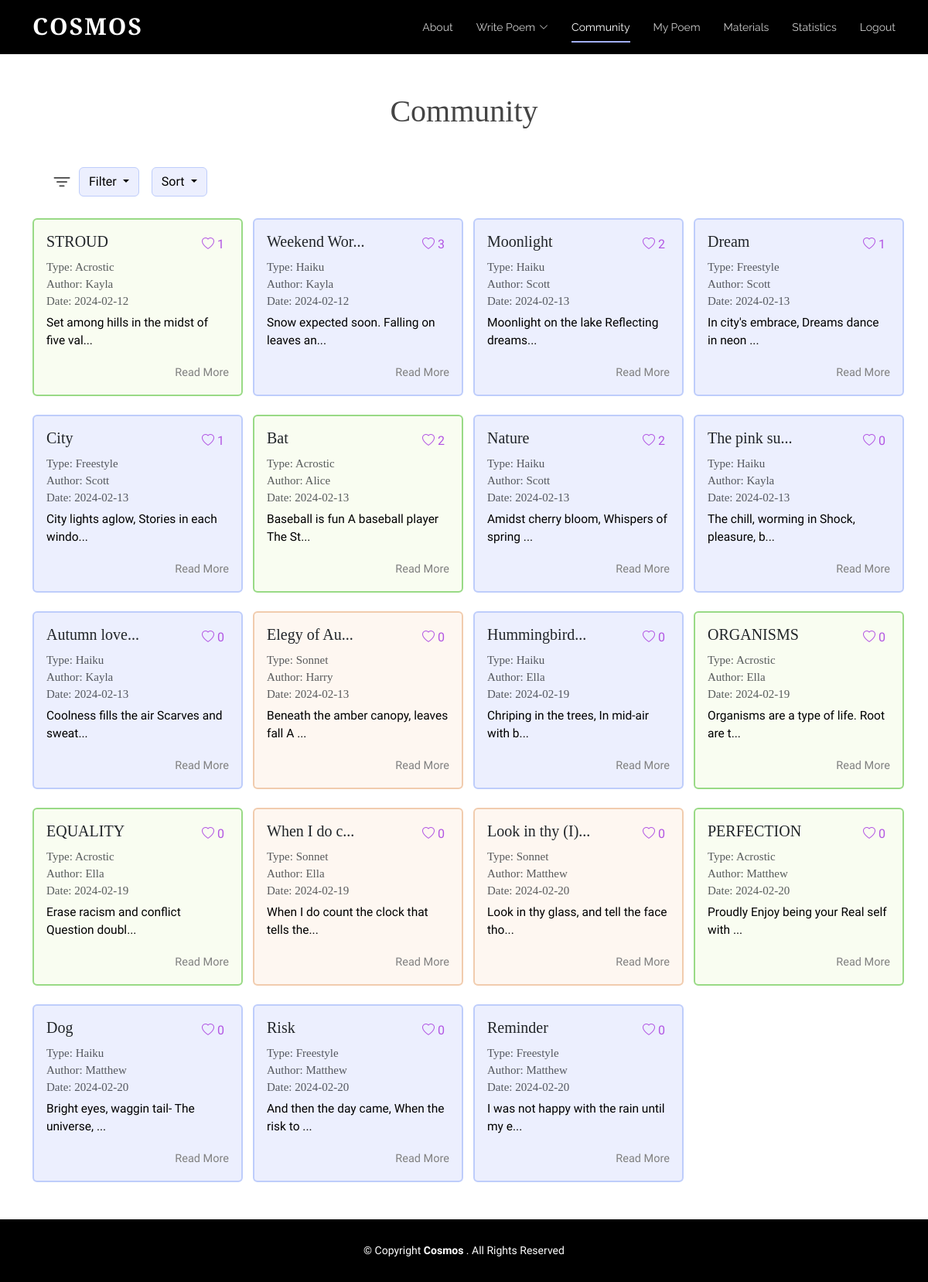
Screenshot of /board (signed in) with the database file from the repository.
### tables this page shows
CREATE TABLE "Poem" (
	"username"	TEXT,
	"content"	TEXT,
	"date"	TEXT,
	"title"	TEXT,
	"type"	TEXT
, "id"	INTEGER, "numLikes"	INTEGER, "sentiment"	INTEGER, "iamb"	INTEGER);

### app.py (the view)
@app.route("/board", methods=['GET', 'POST'])
def board():
	isLogin = False
	if request.method == "POST":
		pass
	else:
		isLogin = True
		conn = sqlite3.connect('static/database.db')
		cursor = conn.cursor()
		query = """
			SELECT P.username, P.content, P.date, P.title, P.type,P.id, P.numLikes, P.iamb,
				   COALESCE(L.liked, 0) AS liked
			FROM Poem P
			LEFT JOIN Likes L ON P.id = L.poem_id AND L.username = ?
		"""
		cursor.execute(query, (session.get("username"),))
		rows = cursor.fetchall()
		num_poems = len(rows)
		usernames = []  # ["scott", "alice"]
		contents = []  # ["poem...", "poem2..."]
		dates = []  # ["2023-12-12", "2022-10-10"]
		titles = []
		types = []
		likes = []
		ids = []
		num_likes = []
		iambs = []
		for row in rows:
			usernames.append(row[0])
			contents.append(row[1])
			dates.append(row[2])
			titles.append(row[3])
			if row[4] == "free":
				types.append("Freestyle")
			else:
				types.append(row[4].title())
			likes.append(row[8])
			num_likes.append(row[6])
			iambs.append(row[7])
			ids.append(row[5])
		print(likes)
		print(ids)
		print("AAAAA",num_poems)
		if "username" not in session:
			isLogin = False
			return redirect(url_for('login'))
		else:
			isLogin = True
		return render_template('board.html',ids=ids,iambs=iambs, usernames=usernames, contents=contents,
							   dates=dates, titles=titles, types=types, liked_status=likes,
							   num_poems=num_poems, num_likes = num_likes,isLogin=isLogin)

### templates/board.html (shortened to what this page needs)
<!DOCTYPE html>
<html lang="en">
  <head>
    <link href="../static/vendor/aos/aos.css" rel="stylesheet">
    <link href="../static/vendor/bootstrap/css/bootstrap.min.css" rel="stylesheet">
    <link href="../static/vendor/bootstrap-icons/bootstrap-icons.css" rel="stylesheet">
    <link href="../static/vendor/boxicons/css/boxicons.min.css" rel="stylesheet">
    <link href="../static/vendor/glightbox/css/glightbox.min.css" rel="stylesheet">
    <link href="../static/vendor/swiper/swiper-bundle.min.css" rel="stylesheet">
    <link href="../static/css/style.css" rel="stylesheet">
  </head>
<body class="d-flex flex-column min-vh-100">
      <header id="header" class="fixed-top d-flex align-items-center">
        <div class="container d-flex justify-content-between">
          <div class="logo">
            <h1><a href="{{url_for('index')}}">Cosmos
</a></h1>
          </div>
          <nav id="navbar" class="navbar">
        <ul>
          <li><a class="nav-link scrollto" href="{{url_for('index')}}#about">About</a></li>
          <li class="dropdown"><a href="{{url_for('bwrite')}}"><span>Write Poem</span> <i class="bi bi-chevron-down"></i></a>
          </li>
          <li><a class="nav-link scrollto active" href="{{url_for('board')}}">Community</a></li>
                      <li><a class="nav-link scrollto" href="{{url_for('mypage')}}">My Poem</a></li>
          <li><a class="nav-link scrollto" href="{{url_for('tube')}}">Materials</a></li>
          <li><a class="nav-link scrollto" href="{{url_for('statistics')}}">Statistics</a></li>
          {% if isLogin %}
            <li><a class="nav-link scrollto" href="{{url_for('logout')}}">Logout</a></li>
          {% else %}
            <li><a class="nav-link scrollto" href="{{url_for('login')}}">Login</a></li>
          {% endif %}
        </ul>
          </nav>
        </div>
      </header>
  <main class="flex-grow-1">
        <div class="container board-top">
          <h1 class="mb-5 text-center">Community</h1>
  <div class="d-flex">
      <i class="bi bi-filter ms-5 ms-md-4 me-2 bigbigicon"></i>
<div class="dropdown me-3">
  <button class="btn btn-secondary dropdown-toggle" type="button" id="filterMenuButton" data-bs-toggle="dropdown" aria-expanded="false">
    Filter
  </button>
</div>
<div class="dropdown">
  <button class="btn btn-secondary dropdown-toggle" type="button" id="sortMenuButton" data-bs-toggle="dropdown" aria-expanded="false">
    Sort
  </button>
</div>
  </div>
          <div class="row poem-container">
            {% for i in range(num_poems) %}
              {% if i < 4 %}
                <div class="col-md-6 col-lg-3 poem-item filter-{{types[i]}} mt-3 mt-md-4" data-title="{{titles[i]}}" data-date="{{dates[i][0:10]}}" data-type="{{types[i]}}"data-poem-id="{{ ids[i] }}"data-likes ="{{ num_likes[i] }}">
              {% else %}
                <div class="col-md-6 col-lg-3 poem-item filter-{{types[i]}} mt-3 mt-md-4 mt-lg-4"data-title="{{titles[i]}}"  data-date="{{ dates[i][0:10]}}" data-type="{{types[i]}}"data-poem-id="{{ ids[i] }}"data-likes ="{{ num_likes[i] }}">
              {% endif %}
                    {% if types[i] == "Acrostic" %}
              <div class="card poem-card mx-auto poem-card-h" style="width: 18rem;">
                  {% elif types[i] == "Free" %}
                                <div class="card poem-card mx-auto poem-card-f" style="width: 18rem;">
                  {% elif types[i] == "Sonnet" %}
                                <div class="card poem-card mx-auto poem-card-s" style="width: 18rem;">
                    {% else %}
                                <div class="card poem-card mx-auto" style="width: 18rem;">
                  {% endif %}
                <div class="card-body">
                          <div class="d-flex justify-content-between align-items-center mb-2">
                                    {% if titles[i]|length < 11 %}
                                        {% if iambs[i] == 1 %}
                                  <h5 class="card-title"><span class="title">{{titles[i]}} (I)- </span> </h5>
                                        {% else %}
                                                      <h5 class="card-title"><span class="title">{{titles[i]}} </span> </h5>
                                        {% endif %}
                                    {% else %}
                                    {% if iambs[i] == 1 %}
                                                                          <h5 class="card-title"><span class="title">{{titles[i][0:11]}} (I)... </span>  </h5>
                                    {% else %}
                                                                          <h5 class="card-title"><span class="title">{{titles[i][0:11]}}... </span>  </h5>
                                    {% endif %}
                                    {% endif %}
                                                    {% if liked_status[i] == 1 %}
                  <div class="like-button-container">
                    <button class=" like-button btn-like" data-poem-id="{{ ids[i] }}" data-username="{{ usernames[i] }}" data-liked="{{ liked_status[i] }}" data-likes ="{{ num_likes[i] }}">
          <i class="bi bi-heart-fill"></i>
                        <span class="like-count">{{ num_likes[i] }}</span>
                    </button>
                  </div>
                    {%else %}
                    <div class="like-button-container">
                    <button class="like-button" data-poem-id="{{ ids[i] }}" data-username="{{ usernames[i] }}" data-liked="{{ liked_status[i] }}" data-likes ="{{ num_likes[i] }}">
    <i class="bi bi-heart"></i>
                        <span class="like-count">{{ num_likes[i] }}</span>
                    </button>
                  </div>
                    {% endif %}
                              </div>
                                      <h6 class="card-subtitle mb-2 text-muted">Type: {{types[i]}}</h6>
                  <h6 class="card-subtitle mb-2 text-muted">Author: {{usernames[i]}}</h6>
                  <h6 class="card-subtitle mb-2 text-muted">Date: <span class="date">{{dates[i][0:10]}}</span></h6>
                            {% if contents[i][:45]|length < 25 %}
                          <p class="card-text mytext">{{contents[i][0:40]}} ...</p>
                    <br>
                            {% else %}
                             <p class="card-text mytext">{{contents[i][0:40]}}...</p>
                            {% endif %}
                <div class="text-end">
                  <a class="card-link text-right" data-bs-toggle="modal" data-bs-target="#poemModal" data-poem-id="{{ ids[i] }}" data-title="{{titles[i]}}" data-type="{{types[i]}}" data-username="{{usernames[i]}}" data-date="{{dates[i][0:10]}}" data-content="{{contents[i]}}">
 Read More
</a>
                </div>
                </div>
              </div>
            </div>
            {% endfor %}
          </div>
        </div>
      </main>
  <footer id="footer" class="mt-5">
    <div class="container">
      <div class="copyright">
        &copy; Copyright <strong><span>Cosmos
</span></strong>. All Rights Reserved
      </div>
    </div>
  </footer>
  </body>
</html>

### static/css/style.css (style rules this page uses)
html, body { font-family: 'Nanum Myeongjo', serif !important; }
body { color: #444444; }
a { color: #1bac91; text-decoration: none; }
h1, h2, h3, h4, h5, h6 { font-family: 'Cormorant Garamond', serif; }
#header { height: 70px; transition: all 0.5s; z-index: 997; background: #000; }
#header .logo h1 { font-size: 30px; margin: 0; padding: 6px 0; line-height: 1; font-weight: 700; letter-spacing: 2px; text-transform: uppercase; }
#header .logo h1 a, #header .logo h1 a:hover { color: #fff; text-decoration: none; }
.navbar { padding: 0; }
.navbar ul { margin: 0; padding: 0; display: flex; list-style: none; align-items: center; }
.navbar li { position: relative; }
.navbar>ul>li+li { margin-left: 30px; }
.navbar a, .navbar a:focus { display: flex; align-items: center; justify-content: space-between; padding: 12px 0; font-size: 14px; font-family: "Raleway", sans-serif; color: rgba(255, 255, 255, 0.8); white-space: nowrap; transition: 0.3s; position: relative; }
.navbar a i, .navbar a:focus i { font-size: 12px; line-height: 0; margin-left: 5px; }
.navbar>ul>li>a:before { content: ""; position: absolute; width: 100%; height: 2px; bottom: 3px; left: 0; background-color: #A2AFF6; visibility: hidden; width: 0px; transition: all 0.3s ease-in-out 0s; }
.navbar a:hover:before, .navbar li:hover>a:before, .navbar .active:before { visibility: visible; width: 100%; }
.navbar a:hover, .navbar .active, .navbar .active:focus, .navbar li:hover>a { color: #fff; }
#footer { background: black; padding: 0 0 30px 0; color: #fff; font-size: 14px; }
#footer .copyright { text-align: center; padding-top: 30px; }
body p { color: black; font-family: 'Nanum Myeongjo', serif; }
body a { color: gray; }
body { margin: 0; }
.board-top { margin-top: 120px; }
.bigbigicon { font-size: 28px !important; }
.btn-secondary { background-color:#ECEFFE !important; border: 1px solid #BECDFB !important; color: black !important; }
.card-link { cursor:pointer; font-size: 14.5px; }
.like-button { font-size:16px; }
.like-button { background-color: transparent !important; color:#B255E3 !important; border: none !important; }
.poem-card { width: 17rem !important; height: 230px; background-color:#ECEFFE; border: 2px solid #BECDFB; transition: transform 0.3s ease-in-out; }
.card-subtitle { font-size: 15px !important; }
.poem-card-s { background-color:#FEF7F1 !important; border: 2px solid #F1CCAE!important }
.poem-card-h { background-color:#F9FDF1 !important; border: 2px solid #99DA86 !important; }
.mytext { font-size:15.5px !important; }

### rows the page displays
Poem: title "STROUD", username "Kayla", date "2024-02-12", content "Set among hills in the midst of five val"
Poem: title "Weekend Wor", numLikes "3", type "Haiku", username "Kayla", date "2024-02-12", content "Snow expected soon. Falling on leaves an"
Poem: title "Moonlight", username "Scott", date "2024-02-13", content "Moonlight on the lake Reflecting dreams"
Poem: title "Dream", username "Scott", date "2024-02-13", content "In city's embrace, Dreams dance in neon"
Poem: title "City", username "Scott", date "2024-02-13", content "City lights aglow, Stories in each windo"
Poem: title "Bat", numLikes "2", type "Acrostic", username "Alice", date "2024-02-13", content "Baseball is fun A baseball player The St"
Poem: title "Nature", username "Scott", date "2024-02-13", content "Amidst cherry bloom, Whispers of spring"
Poem: title "The pink su", username "Kayla", date "2024-02-13", content "The chill, worming in Shock, pleasure, b"
Poem: title "Autumn love", username "Kayla", date "2024-02-13", content "Coolness fills the air Scarves and sweat"
Poem: title "Elegy of Au", username "Harry", date "2024-02-13", content "Beneath the amber canopy, leaves fall A"
Poem: title "Hummingbird", username "Ella", date "2024-02-19", content "Chriping in the trees, In mid-air with b"
Poem: title "ORGANISMS", username "Ella", date "2024-02-19", content "Organisms are a type of life. Root are t"
Poem: title "EQUALITY", username "Ella", date "2024-02-19", content "Erase racism and conflict Question doubl"
Poem: title "When I do c", username "Ella", date "2024-02-19", content "When I do count the clock that tells the"
Poem: title "Look in thy", username "Matthew", date "2024-02-20", content "Look in thy glass, and tell the face tho"
Poem: title "PERFECTION", username "Matthew", date "2024-02-20", content "Proudly Enjoy being your Real self with"
Poem: title "Dog", username "Matthew", date "2024-02-20", content "Bright eyes, waggin tail- The universe,"
Poem: title "Risk", username "Matthew", date "2024-02-20", content "And then the day came, When the risk to"
Poem: title "Reminder", username "Matthew", date "2024-02-20", content "I was not happy with the rain until my e"

### other values shown
{{ num_likes[i] }} "1" "2" "1" "1" "2" "0" "0" "0" "0" "0" "0" "0" "0" "0" "0" "0" "0"
{{ types[i] }} "Acrostic" "Haiku" "Freestyle" "Freestyle" "Haiku" "Haiku" "Haiku" "Sonnet" "Haiku" "Acrostic" "Acrostic" "Sonnet" "Sonnet" "Acrostic" "Haiku" "Freestyle" "Freestyle"
